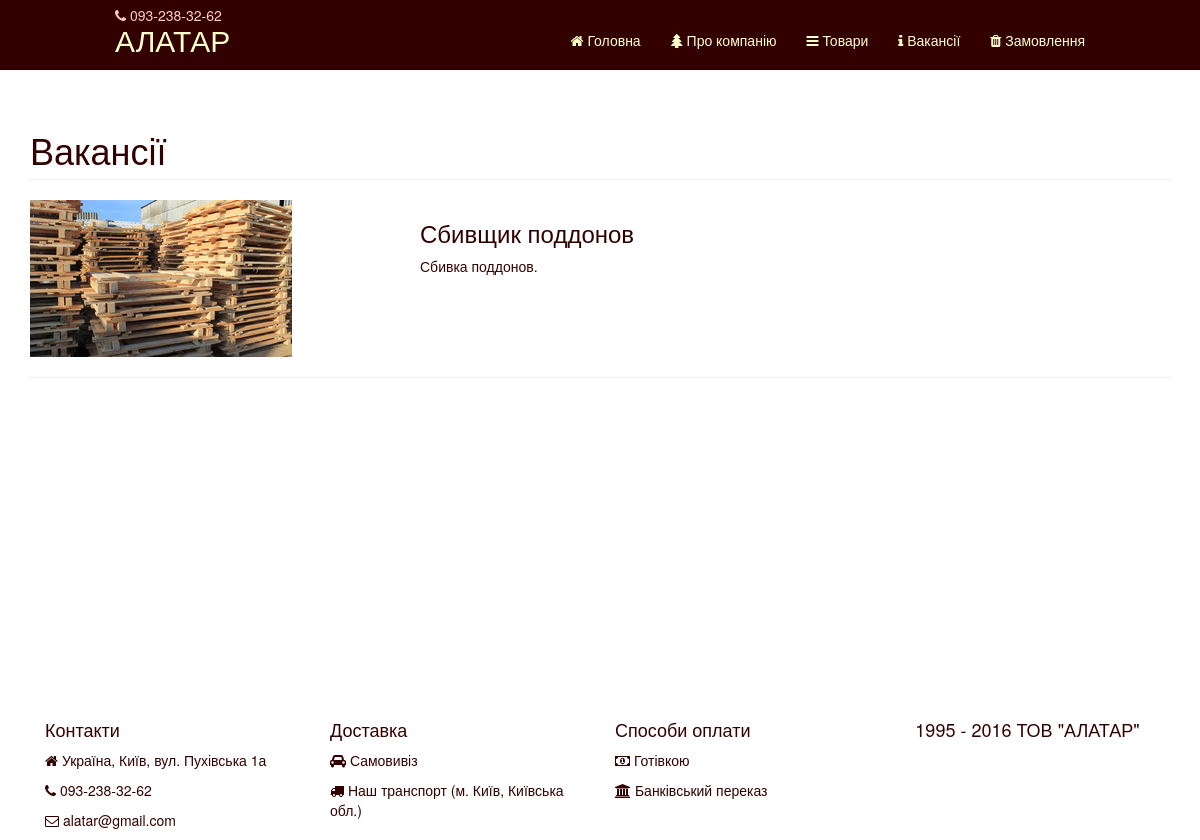
The page /vacancy on the database its author committed.
### tables this page shows
CREATE TABLE IF NOT EXISTS `vacancies` (
  `id` int(11) NOT NULL AUTO_INCREMENT,
  `caption` varchar(200) NOT NULL,
  `info` varchar(500) DEFAULT NULL,
  `image` varchar(50) DEFAULT NULL,
  PRIMARY KEY (`id`)
);

### index.php (called while the page is built)
<?php
require_once 'core.php';

### Recordset.php (called while the page is built, shortened)
<?php
INCLUDE '/DB.php';
class Recordset {
    private $database;
    private $dbh;
    public function __construct(){
        $this->database = DB::get();
    }
    public function connect($host, $dbname, $user, $pass){
        $this->dbh = $this->database->connect($host, $dbname, $user, $pass);
    }
    public function SQL(){
        $args = func_get_args();
        $query = $args[0];
        $argsCount = count($args);
        if($argsCount > 1){
            if(is_array($args[1])){
                $this->sth = $this->dbh->prepare($query);
                $this->sth->execute($args[1]);
            }
            else{
                array_shift($args);
                $this->sth = $this->dbh->prepare($query);
                $this->sth->execute($args);
            }
        }
        else{
            $this->sth = $this->dbh->query($query);
        }
    }
}
?>

### DB.php (called while the page is built, shortened)
<?php
class DB{
    private static $instance;
    public static function get(){
        if (self::$instance === null){
            self::$instance = new DB();
        }
        return self::$instance;
    }
    public function connect($host, $dbname, $user, $pass){
        try{
            $this->dbh = new PDO("mysql:host=".$host.";dbname=".$dbname, $user, $pass);
            return $this->dbh;
        } catch(PDOException $e){
            $this->connected = false;
            echo $e->getMessage();
        }
    }
}
?>

### views/vacancy_view.php (the view)
<div class="container" style="margin-top: 40px;">
    <div class="page">
    <div class="row">
            <div class="col-lg-12">
                <h1 class="page-header">Вакансії</h1>
            </div>
    </div>
    <?foreach($this->data as $row){?>
        <div class="row">
            <div class="col-md-4">
                <img class="img-responsive " src="/images/<?=$row['image']?>" alt="">
            </div>
            <div class="col-md-5">
                <h3><?=$row['caption']?></h3>
                <p><?=$row['info']?></p>
            </div>
        </div>
        <hr>
        <?}?>

### css/modern-business.css (style rules this page uses)
html, body { height: 100%; }
body { padding-top: 50px; }

### css/site.css (style rules this page uses)
body:first-line { content: ''; }
body { background-color: #ffffff; color: #330000; }

### views/footer.php (style rules this page uses)
html { position: relative; }
.page { display: table-row; height: 100%; }
.container { position: relative; display: table; height: 100%; }

### rows shown on the page
vacancies: image (picture), caption "Сбивщик поддонов", info "Сбивка поддонов."
